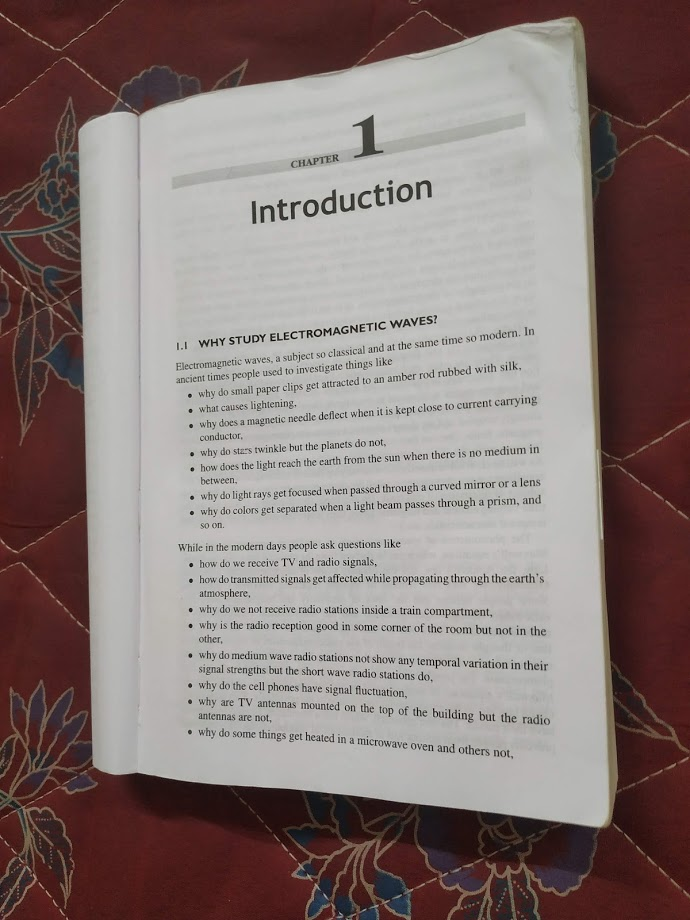
#> input picture images/pic36.jpg, 690 x 920 px, found by its file name
$ jupyter execute DEMO2.ipynb
#> lines starting #> are read from the running program, lines starting #| are printed output that depends on the picture; after the words box and inside, x2 and y2 are one past the last pixel; in counts of white or black regions, pixels touching at a corner belong together
[cell 1]
# import the necessary packages
#from pyimagesearch.transform import four_point_transform
#from skimage.filters import threshold_local
import numpy as np
import argparse
import cv2
import imutils

[cell 2]
image = cv2.imread("pic36.jpg")
#> image is the input picture: shape (920, 690, 3); mean B, G, R 118.1, 120.5, 135.2
ratio = image.shape[0] / 500.0
#> ratio = 1.84
orig = image.copy()
image = imutils.resize(image, height = 500)
#> image: shape (500, 375, 3)

# convert the image to grayscale, blur it, and find edges
# in the image
gray = cv2.cvtColor(image, cv2.COLOR_BGR2GRAY)
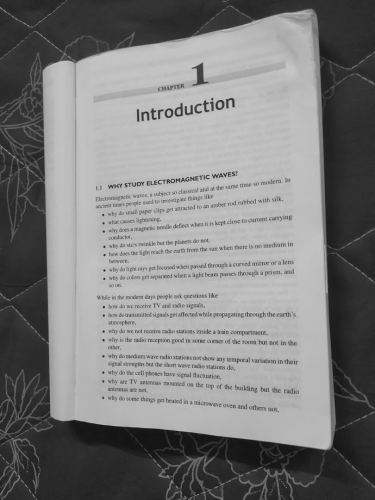
#> gray: shape (500, 375); min 17, max 198, mean 124.6
gray = cv2.GaussianBlur(gray, (5, 5), 0)
edged = cv2.Canny(gray, 75, 200)
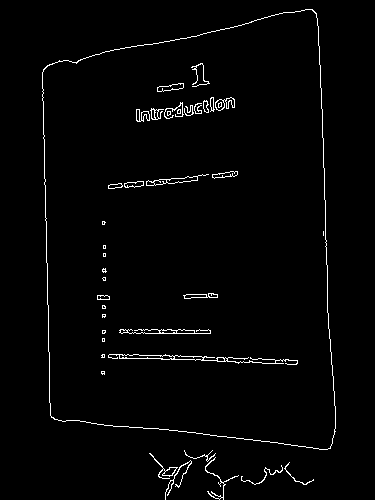
#> edged: shape (500, 375); 2% white in thin lines or dots, all inside (x1, y1, x2, y2) = (42, 9, 336, 500)

# show the original image and the edge detected image
cv2.imshow("Image", image)
cv2.imshow("Edged", edged)
cv2.waitKey(0)
cv2.destroyAllWindows()

[cell 3]
# find the contours in the edged image, keeping only the
# largest ones, and initialize the screen contour
cnts = cv2.findContours(edged.copy(), cv2.RETR_LIST, cv2.CHAIN_APPROX_SIMPLE)
#> cnts = 82 contours, 38 with area under 20; largest, box (x1, y1, x2, y2) and area: (42, 9, 336, 450) 110976, (42, 9, 336, 450) 110954, (108, 354, 298, 365) 336, (146, 174, 209, 186) 208, (119, 354, 175, 360) 171
cnts = imutils.grab_contours(cnts)
cnts = sorted(cnts, key = cv2.contourArea, reverse = True)[:5]
#> cnts = 5 contours; box (x1, y1, x2, y2) and area: (42, 9, 336, 450) 110976, (42, 9, 336, 450) 110954, (108, 354, 298, 365) 336, (146, 174, 209, 186) 208, (119, 354, 175, 360) 171

# loop over the contours
for c in cnts:
	# approximate the contour
	peri = cv2.arcLength(c, True)
	approx = cv2.approxPolyDP(c, 0.02 * peri, True)

	# if our approximated contour has four points, then we
	# can assume that we have found our screen
	if len(approx) == 4:
		screenCnt = approx
		break
#> this loop made 1 pass
#> (peri, screenCnt) on pass 1: (1400, [[312, 9], [43, 69], [54, 419], [330, 448]])

# show the contour (outline) of the piece of paper
print("STEP 2: Find contours of paper")
cv2.drawContours(image, [screenCnt], -1, (0, 255, 0), 2)
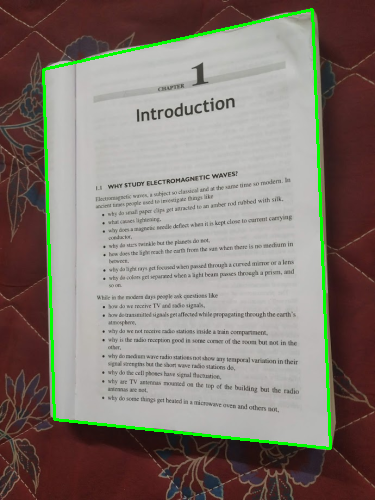
#> image: shape (500, 375, 3); mean B, G, R 115.1, 122.8, 131.9
cv2.imshow("Outline", image)
cv2.waitKey(0)
cv2.destroyAllWindows()
